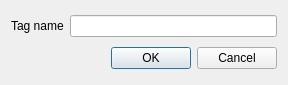
<?xml version="1.0" encoding="UTF-8"?>
<ui version="4.0">
 <class>NewTagDlg</class>
 <widget class="QDialog" name="NewTagDlg">
  <property name="geometry">
   <rect>
    <x>0</x>
    <y>0</y>
    <width>288</width>
    <height>85</height>
   </rect>
  </property>
  <property name="windowTitle">
   <string>Dialog</string>
  </property>
  <layout class="QGridLayout" name="gridLayout">
   <item row="0" column="0">
    <widget class="QLabel" name="label">
     <property name="text">
      <string>Tag name</string>
     </property>
    </widget>
   </item>
   <item row="0" column="1">
    <widget class="QLineEdit" name="leTagName"/>
   </item>
   <item row="1" column="0" colspan="2">
    <widget class="QDialogButtonBox" name="buttonBox">
     <property name="orientation">
      <enum>Qt::Horizontal</enum>
     </property>
     <property name="standardButtons">
      <set>QDialogButtonBox::Cancel|QDialogButtonBox::Ok</set>
     </property>
    </widget>
   </item>
  </layout>
 </widget>
 <resources/>
 <connections>
  <connection>
   <sender>buttonBox</sender>
   <signal>accepted()</signal>
   <receiver>NewTagDlg</receiver>
   <slot>accept()</slot>
   <hints>
    <hint type="sourcelabel">
     <x>248</x>
     <y>254</y>
    </hint>
    <hint type="destinationlabel">
     <x>157</x>
     <y>274</y>
    </hint>
   </hints>
  </connection>
  <connection>
   <sender>buttonBox</sender>
   <signal>rejected()</signal>
   <receiver>NewTagDlg</receiver>
   <slot>reject()</slot>
   <hints>
    <hint type="sourcelabel">
     <x>316</x>
     <y>260</y>
    </hint>
    <hint type="destinationlabel">
     <x>286</x>
     <y>274</y>
    </hint>
   </hints>
  </connection>
 </connections>
</ui>
